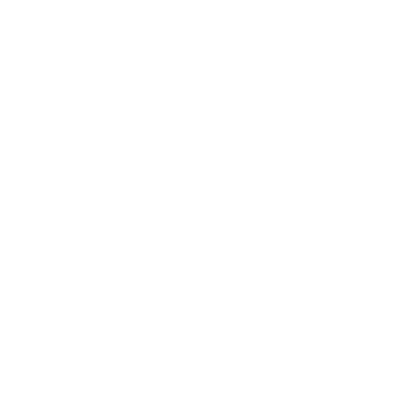
Frame 1 (no input)
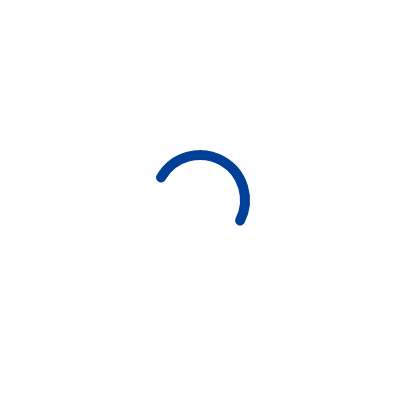
Frame 60 (no input)
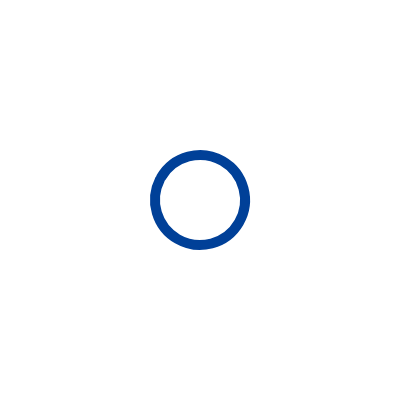
Frame 120 (the mouse pressed at the canvas centre since frame 60)

The p5.js sketch that drew these frames (run headless with seeded random() and noise() and a simulated clock; from frame 60 on, the mouse is pressed at the canvas centre):

// p5.js sketch
// ── sketch.js
let angle = 0;
let step = 0;
let startFrame = -1;

function setup() {
  createCanvas(400, 400);
  background(255);
  stroke(0, 64, 152);
  strokeWeight(10);
  noFill();
  angleMode(DEGREES);
  frameRate(60);
}

function draw() {
  background(255);
  translate(width / 2, height / 2);

  // Step 0: 中央の円
  if (step === 0) {
    let startAngle = 210;
    let endAngle = startAngle + angle;
    arc(0, 0, 90, 90, startAngle, endAngle);
    angle += 3;
    if (angle >= 360) {
      angle = 0;
      step = 1;
    }
    return;
  }

  arc(0, 0, 90, 90, 210, 210 + 360);

  // Step 1: 左小円
  if (step === 1) {
    let startAngle = 295;
    let maxAngle = 220;
    let currentAngle = min(angle, maxAngle);
    let endAngle = startAngle - currentAngle;
    arc(-50, 0, 50, 50, endAngle, startAngle);
    angle += 4;
    if (angle >= maxAngle) {
      angle = 0;
      step = 2;
    }
    return;
  }

  arc(-50, 0, 50, 50, 295 - 220, 295);

  // Step 2: 斜め線
  if (step === 2) {
    let x1 = -35, y1 = 20;
    let x2 = 35, y2 = -20;
    let progress = angle / 30;
    let x = lerp(x1, x2, progress);
    let y = lerp(y1, y2, progress);
    line(x1, y1, x, y);
    angle += 1;
    if (angle >= 30) {
      angle = 0;
      step = 3;
    }
    return;
  }

  line(-35, 20, 35, -20);

  // Step 3: 右小円
  if (step === 3) {
    let startAngle = 245;
    let maxAngle = 220;
    let currentAngle = min(angle, maxAngle);
    let endAngle = startAngle + currentAngle;
    arc(50, 0, 50, 50, startAngle, endAngle);
    angle += 4;
    if (angle >= maxAngle) {
      angle = 0;
      step = 4;
      startFrame = frameCount;
    }
    return;
  }

  arc(50, 0, 50, 50, 245, 245 + 220);

  // Step 4:完成＋文字
  arc(-50, 0, 50, 50, 295 - 220, 295);
  arc(50, 0, 50, 50, 245, 245 + 220);
  line(-35, 20, 35, -20);
  arc(0, 0, 90, 90, 210, 210 + 360);

  // 文字をフェードイン
  let fadein = 60;
  let alpha = constrain(frameCount - startFrame, 0, fadein) * (255 / fadein);

  push();
  noStroke();
  fill(0, alpha);
  textAlign(CENTER, CENTER);
  textSize(24);
  text("大阪産業大学", 0, 90);
  pop();
}
